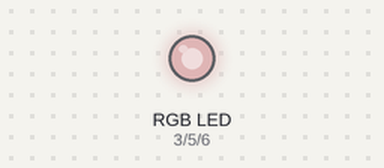
Recording of a sketch running on a simulated Arduino Uno, built with avr-gcc and run on an emulated ATmega328P. On the bench: an RGB LED mixed from three pins (HIGH = lit). Dim RGB values are drawn brighter than linear; random numbers use the default seed unless the sketch sets one.

Above: at 0.15 s.
At 2.08 s:
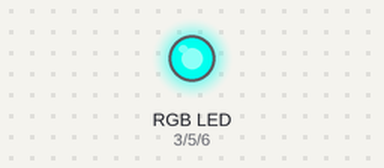
At 3.23 s:
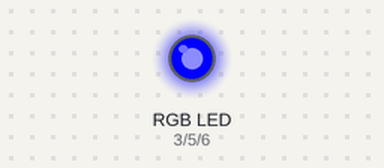
At 6.8 s:
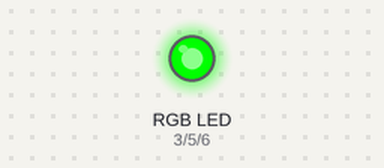
At 14.18 s:
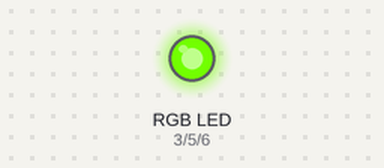
At 21.6 s:
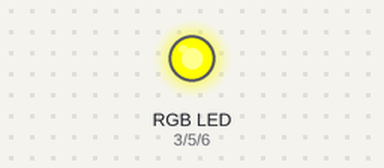
Timing chart, 0 to 23.4 s (numbered marks = the images above):
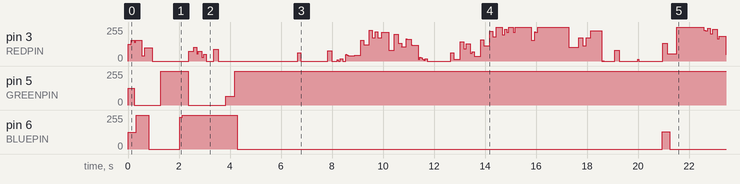

The sketch:

rgbspring.ino
```cpp
// color swirl! connect an RGB LED to the PWM pins as indicated
// in the #defines
// public domain, enjoy!

#define REDPIN 3
#define GREENPIN 5
#define BLUEPIN 6

#define FADESPEED 1     // make this higher to slow down

void setup() {
  Serial.begin(9600);
  // randomSeed(analogRead(0));
  pinMode(REDPIN, OUTPUT);
  pinMode(GREENPIN, OUTPUT);
  pinMode(BLUEPIN, OUTPUT);
}


float createDelta(float accuracy = 1000000, float amplitude = 0.1) {
  return (random(-accuracy, accuracy) / accuracy) * amplitude;
}

float clamp(float val, float minimum, float maximum) {
  if (val < minimum) {
    return minimum;
  } else if (val > maximum) {
    return maximum;
  }
  return val;
}

float createDelta2() {
  return random(-10, 10);
}

float c_r = 128, c_g = 128, c_b = 128;
float r = c_r, g = c_g, b = c_b;
float v_r = 0, v_g = 0, v_b = 0;
float a_r = 0, a_g = 0, a_b = 0;
float f_r = 0, f_g = 0, f_b = 0;

float mass = 5;
float spring_k = 0.01;
float f_max = 2;
float v_max = 1;

void loop() {
  f_r = clamp(f_r + createDelta(), -f_max, f_max);
  f_g = clamp(f_g + createDelta(), -f_max, f_max);
  f_b = clamp(f_b + createDelta(), -f_max, f_max);

  float a_r = ((c_r - r) * spring_k + f_r) / mass;
  float a_g = ((c_g - g) * spring_k + f_g) / mass;
  float a_b = ((c_b - b) * spring_k + f_b) / mass;

  v_r = clamp(v_r + a_r, -v_max, v_max);
  v_g = clamp(v_g + a_b, -v_max, v_max);
  v_b = clamp(v_b + a_g, -v_max, v_max);

  r = clamp(r + v_r, 0, 255);
  g = clamp(g + v_g, 0, 255);
  b = clamp(b + v_b, 0, 255);

  analogWrite(REDPIN, r);
  analogWrite(GREENPIN, g);
  analogWrite(BLUEPIN, b);
  delay(FADESPEED);
}
```
